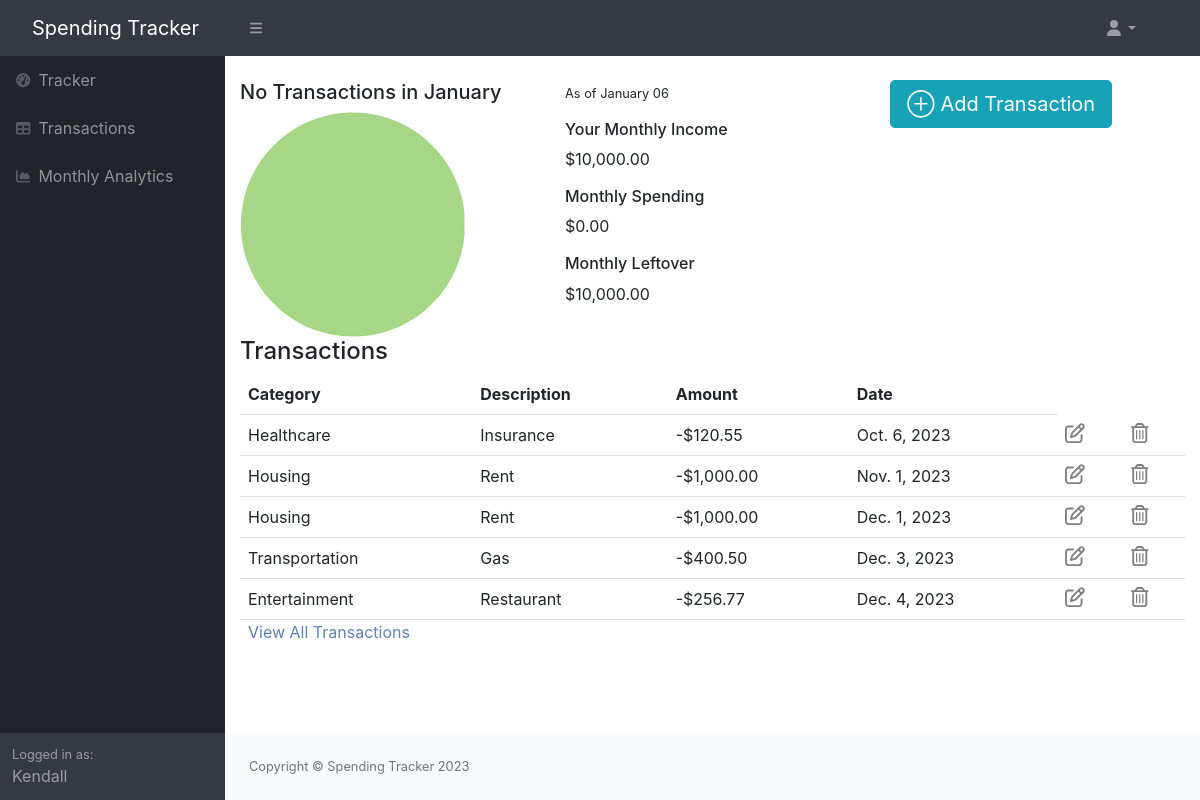
The app's page / (signed in) with its own data.
### transactions/models.py (models this page shows, shortened)
class MonthlyFinances(models.Model):
    user = models.ForeignKey(User, on_delete=models.CASCADE)
    monthly_income = models.DecimalField(max_digits=7, decimal_places=2)

class Spending(models.Model):
    customer = models.ForeignKey(User, on_delete=models.CASCADE)
    category = models.ForeignKey(Category, on_delete=models.CASCADE)
    description = models.CharField(max_length=155)
    amount = models.DecimalField(max_digits=6, decimal_places=2)
    date = models.DateField()
    def get_absolute_url(self):
        return reverse("transaction-update", kwargs={"transaction_id": self.id})

class Category(models.Model):
    title = models.CharField(max_length=55)
    def __str__(self):
        return self.title

### transactions/views.py (the view)
# urls.py: path('', transaction_list_view, name='transaction-list'),
@login_required
def transaction_list_view(request):
    queryset = Spending.objects.filter(customer=request.user).order_by('date')[:5]      # limit by 5
    monthly_finances = MonthlyFinances.objects.filter(user=request.user).first()
    income = monthly_finances.monthly_income if monthly_finances else 0
    current_date = date.today()
    month = datetime.now().month
    this_month_total_spent = Spending.objects.filter(customer=request.user, date__month=month).aggregate(total_spent=Sum('amount'))['total_spent']
    if this_month_total_spent is None:
        this_month_total_spent = 0
    expenses_by_category = Spending.objects.filter(customer=request.user, date__month=month).values('category__title').annotate(total_amount=Sum('amount'))
    if income:
        leftover = income - this_month_total_spent
    else:
        leftover = 0
    context = {'object_list': queryset, 'expenses': expenses_by_category, 'total_spent': this_month_total_spent,
               'income': income, 'leftover': leftover, 'date': current_date}
    return render(request, 'transactions/transaction_list.html', context)

### transactions/templates/transactions/transaction_list.html (shortened to what this page needs)
{% extends 'transactions/layout.html' %}
{% load static %}
{% load humanize %}
{% block content %}
<link rel="stylesheet" href="https://stackpath.bootstrapcdn.com/bootstrap/4.4.1/css/bootstrap.min.css">
<div class="container">
<div class="row">
    <div class="col">
        {% if expenses %}
            <div id="piechart"></div>
            <script type="text/javascript" src="https://www.gstatic.com/charts/loader.js"></script>
            <script type="text/javascript">
            google.charts.load('current', {'packages':['corechart']});
            google.charts.setOnLoadCallback(drawChart);
            function drawChart() {
              var data = google.visualization.arrayToDataTable([
              ['Category', 'Spent'],
              {% for expense in expenses %}
              ['{{ expense.category__title }}', {{ expense.total_amount }}],
              {% endfor %}
            ]);
              var options = {'title':'Budget Breakdown', 'width':550, 'height':400};
              var chart = new google.visualization.PieChart(document.getElementById('piechart'));
              var formatter = new google.visualization.NumberFormat({prefix: '$'});
    formatter.format(data, 1);
              chart.draw(data, options);
            }
            </script>
        {% else %}
            <h5 class="pt-4">No Transactions in {{ date | date:"F" }}</h5>
            <img src="{% static 'transactions/pie.jpeg' %}" alt="No Data Image">
        {% endif %}
    </div>
    <div class="col">
        <p class="pt-4"><small>As of {{ date | date:"F d" }}</small></p>
        <h6>Your Monthly Income</h6>
        <p>${{ income|default:"0"|floatformat:2|intcomma }}</p>
        <h6>Monthly Spending</h6>
        <p>${{ total_spent|default:"0"|floatformat:2|intcomma }}</p>
        <h6>Monthly Leftover</h6>
        <p>${{ leftover|default:"0"|floatformat:2|intcomma }}</p>
    </div>
    <div class="col"><p class="pt-4"><a href="{% url 'choose-view' %}" class="btn btn-info btn-lg" role="button">&oplus; Add Transaction
    </a></p></div>
 <div class="container">
 {% if object_list %}
    <h4>Transactions</h4>
    <table>
        <th>Category</th>
        <th>Description</th>
        <th>Amount</th>
        <th>Date</th>
        {% for instance in object_list %}
          <tr>
            <td>{{instance.category}}</td>
            <td> {{instance.description}}</td>
            <td>-${{instance.amount|intcomma}}</td>
            <td>{{instance.date}}</td>
            <td><a href="{{ instance.get_absolute_url }}"><i class='far fa-edit' style='font-size:20px; color:grey'></i>
                </a></td>
            <td><a href="{% url 'transaction-delete' instance.id %}"><i class='far fa-trash-alt' style='font-size:20px; color:grey'></i>
                </a></td>
          </tr>
    {% endfor %}
    </table>
     <div class="ps-2"><a style="color: #6082B6" href="{% url 'history' %}">View All Transactions</a></div>
     {% endif %}
 </div></div></div>
{% endblock %}

### transactions/templates/transactions/layout.html (shortened to what this page needs)
{% load static %}
<!DOCTYPE html>
<html lang="en">
    <head>
        <link href="https://cdn.jsdelivr.net/npm/bootstrap@5.1.3/dist/css/bootstrap.min.css" rel="stylesheet">
        <link href="https://cdn.jsdelivr.net/npm/simple-datatables@7.1.2/dist/style.min.css" rel="stylesheet" />
        <link rel="stylesheet" type="text/css" href="{% static 'transactions/styles.css' %}">
    </head>
    <body class="sb-nav-fixed">
        <nav class="sb-topnav navbar navbar-expand navbar-dark bg-dark">
            <a class="navbar-brand ps-3" href="{% url 'transaction-list' %}">Spending Tracker</a>
            <button class="btn btn-link btn-sm order-1 order-lg-0 me-4 me-lg-0" id="sidebarToggle" href="#!"><i class="fas fa-bars"></i></button>
            <div class="d-none d-md-inline-block form-inline ms-auto me-0 me-md-3 my-2 my-md-0">
            <ul class="navbar-nav ms-auto ms-md-0 me-3 me-lg-4">
                <li class="nav-item dropdown">
                    <a class="nav-link dropdown-toggle" id="navbarDropdown" href="#" role="button" data-bs-toggle="dropdown" aria-expanded="false"><i class="fas fa-user fa-fw"></i></a>
                </li>
            </ul></div>
        </nav>
        <div id="layoutSidenav">
            <div id="layoutSidenav_nav">
                <nav class="sb-sidenav accordion sb-sidenav-dark" id="sidenavAccordion">
                    <div class="sb-sidenav-menu">
                        <div class="nav">
                            <a class="nav-link" href="{% url 'transaction-list' %}">
                                <div class="sb-nav-link-icon"><i class="fas fa-tachometer-alt"></i></div>
                                Tracker
                            </a>
                            <a class="nav-link" href="{% url 'history' %}">
                                <div class="sb-nav-link-icon"><i class="fas fa-table"></i></div>
                                Transactions
                            </a>
                            <a class="nav-link" href="{% url 'analytics' %}">
                                <div class="sb-nav-link-icon"><i class="fas fa-chart-area"></i></div>
                                Monthly Analytics
                            </a>
                        </div>
                    </div>
                    <div class="sb-sidenav-footer">
                        {% if user.is_authenticated %}
                        <div class="small">Logged in as:</div>
                        {{ request.user }}
                        {% endif %}
                    </div>
                </nav>
            </div>
            <div id="layoutSidenav_content">
                <main>
                    {% block content %}{% endblock %}
                </main>
            <footer class="py-4 bg-light mt-auto">
                <div class="container-fluid px-4">
                    <div class="d-flex align-items-center justify-content-between small">
                        <div class="text-muted">Copyright &copy; Spending Tracker 2023</div>
                    </div>
                </div>
            </footer>
            </div>
        </div>
    </body>
</html>

### transactions/templates/transactions/transaction_list.html (style rules this page uses)
table { border-collapse: collapse; width: 100%; }
th, td { padding: 8px; text-align: left; border-bottom: 1px solid #DDD; }

### records on screen
MonthlyFinances: monthly_income "10,000.00"
Spending: category "Healthcare", description "Insurance", amount "120.55", date "Oct. 6, 2023"
Spending: category "Housing", description "Rent", amount "1,000.00", date "Nov. 1, 2023"
Spending: category "Housing", description "Rent", amount "1,000.00", date "Dec. 1, 2023"
Spending: category "Transportation", description "Gas", amount "400.50", date "Dec. 3, 2023"
Spending: category "Entertainment", description "Restaurant", amount "256.77", date "Dec. 4, 2023"

### other values on screen
{{ request.user }} "Kendall"
{{ date | date:"F" }} "January"
{{ date | date:"F d" }} "January 06"
{{ total_spent|default:"0"|floatformat:2|intcomma }} "0.00"
{{ leftover|default:"0"|floatformat:2|intcomma }} "10,000.00"
